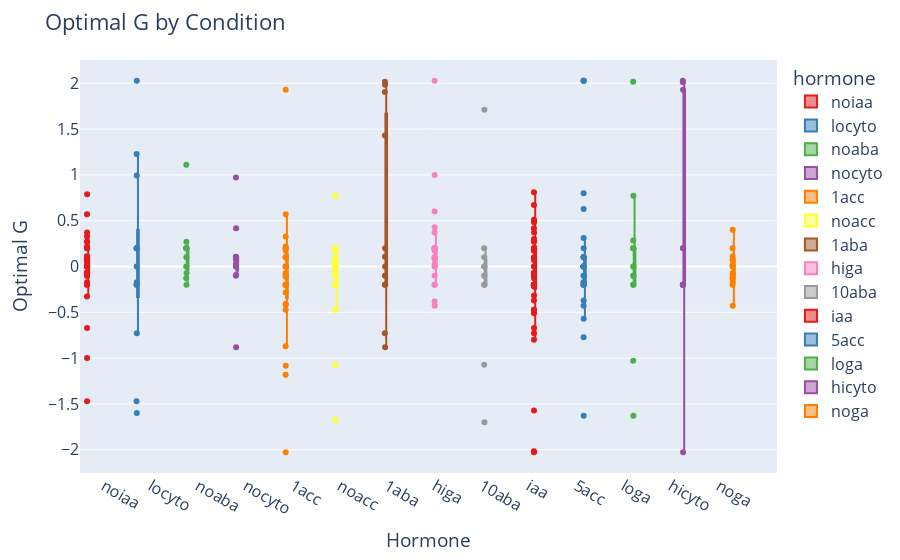

The code cell stored with this chart in its notebook:
### Code cell
# Base boxplot (like boxen, shows distribution)
fig = px.box(
    hormone_df,
    x="hormone",
    y="optimal G",
    color="hormone",                # hue
    points="all",                            # show all points like boxen
    color_discrete_sequence=px.colors.qualitative.Set1
)

# Layout tweaks
fig.update_layout(
    title="Optimal G by Condition",
    xaxis_title="Hormone",
    yaxis_title="Optimal G",
    font=dict(size=16),
    boxmode="group"
)

fig.show()

### Figure 1 — Plotly figure (JSON) as saved in the notebook; plotly's stock layout.template omitted (floating-point values rounded to 4 significant figures)
{"data": [{"alignmentgroup": "True", "boxpoints": "all", "hovertemplate": "hormone=%{x}<br>optimal G=%{y}<extra></extra>", "legendgroup": "noiaa", "marker": {"color": "rgb(228,26,28)"}, "name": "noiaa", "notched": false, "offsetgroup": "noiaa", "orientation": "v", "showlegend": true, "type": "box", "x": ["noiaa", "noiaa", "noiaa", "noiaa", "noiaa", "noiaa", "noiaa", "noiaa", "noiaa", "noiaa", "noiaa", "noiaa", "noiaa", "noiaa", "noiaa", "noiaa", "noiaa", "noiaa", "noiaa", "noiaa", "noiaa", "noiaa", "noiaa", "noiaa", "noiaa", "noiaa", "noiaa", "noiaa", "noiaa", "noiaa", "noiaa", "noiaa", "noiaa", "noiaa", "noiaa", "noiaa", "noiaa", "noiaa", "noiaa"], "x0": " ", "xaxis": "x", "y": [0.1, 0.2, 0.0887, 0.0, 0.0, -0.1, 0.0, 0.0714, 0.0, 0.2714, 0.1, 0.0714, 0.2, -0.1, -0.0714, -0.2, -1.471, -0.0714, 0.3714, 0.1, -0.0714, 0.0714, 0.2173, -0.6714, 0.5714, -0.0714, -0.1714, 0.0, -0.0714, 0.0714, 0.7887, -0.2, -1.0, 0.3286, 0.1113, -0.0714, 0.2714, 0.0286, -0.3286], "y0": " ", "yaxis": "y"}, {"alignmentgroup": "True", "boxpoints": "all", "hovertemplate": "hormone=%{x}<br>optimal G=%{y}<extra></extra>", "legendgroup": "locyto", "marker": {"color": "rgb(55,126,184)"}, "name": "locyto", "notched": false, "offsetgroup": "locyto", "orientation": "v", "showlegend": true, "type": "box", "x": ["locyto", "locyto", "locyto", "locyto", "locyto", "locyto", "locyto", "locyto", "locyto", "locyto", "locyto", "locyto", "locyto"], "x0": " ", "xaxis": "x", "y": [-0.2, 0.0, 0.2, -0.2, 0.2, 0.2, 2.029, -1.471, -1.6, -0.7286, -0.1714, 1.229, 0.994], "y0": " ", "yaxis": "y"}, {"alignmentgroup": "True", "boxpoints": "all", "hovertemplate": "hormone=%{x}<br>optimal G=%{y}<extra></extra>", "legendgroup": "noaba", "marker": {"color": "rgb(77,175,74)"}, "name": "noaba", "notched": false, "offsetgroup": "noaba", "orientation": "v", "showlegend": true, "type": "box", "x": ["noaba", "noaba", "noaba", "noaba", "noaba", "noaba", "noaba", "noaba", "noaba", "noaba", "noaba", "noaba"], "x0": " ", "xaxis": "x", "y": [0.2, 0.2, 0.2, 0.0, 0.2, -0.2, 1.111, 0.1, -0.1286, 0.2, -0.0714, 0.2714], "y0": " ", "yaxis": "y"}, {"alignmentgroup": "True", "boxpoints": "all", "hovertemplate": "hormone=%{x}<br>optimal G=%{y}<extra></extra>", "legendgroup": "nocyto", "marker": {"color": "rgb(152,78,163)"}, "name": "nocyto", "notched": false, "offsetgroup": "nocyto", "orientation": "v", "showlegend": true, "type": "box", "x": ["nocyto", "nocyto", "nocyto", "nocyto", "nocyto", "nocyto", "nocyto", "nocyto", "nocyto", "nocyto", "nocyto", "nocyto"], "x0": " ", "xaxis": "x", "y": [0.1, 0.0, 0.1, 0.0286, 0.9714, -0.1, -0.0887, 0.0827, 0.106, -0.8827, 0.0714, 0.4173], "y0": " ", "yaxis": "y"}, {"alignmentgroup": "True", "boxpoints": "all", "hovertemplate": "hormone=%{x}<br>optimal G=%{y}<extra></extra>", "legendgroup": "1acc", "marker": {"color": "rgb(255,127,0)"}, "name": "1acc", "notched": false, "offsetgroup": "1acc", "orientation": "v", "showlegend": true, "type": "box", "x": ["1acc", "1acc", "1acc", "1acc", "1acc", "1acc", "1acc", "1acc", "1acc", "1acc", "1acc", "1acc", "1acc", "1acc", "1acc", "1acc", "1acc", "1acc", "1acc", "1acc", "1acc", "1acc", "1acc", "1acc", "1acc", "1acc", "1acc", "1acc"], "x0": " ", "xaxis": "x", "y": [0.2, -0.1, 0.1, 0.1, -0.2, -0.2, 0.2, 0.0, 0.0, -1.083, 1.929, 0.1, 0.1714, -0.406, -2.029, -0.2, -0.2, -0.1113, -1.183, 0.5714, -0.0714, -0.8714, -0.4714, -0.2827, 0.2173, -0.4173, 0.3286, 0.0], "y0": " ", "yaxis": "y"}, {"alignmentgroup": "True", "boxpoints": "all", "hovertemplate": "hormone=%{x}<br>optimal G=%{y}<extra></extra>", "legendgroup": "noacc", "marker": {"color": "rgb(255,255,51)"}, "name": "noacc", "notched": false, "offsetgroup": "noacc", "orientation": "v", "showlegend": true, "type": "box", "x": ["noacc", "noacc", "noacc", "noacc", "noacc", "noacc", "noacc", "noacc", "noacc", "noacc", "noacc", "noacc", "noacc", "noacc", "noacc", "noacc", "noacc", "noacc", "noacc", "noacc", "noacc", "noacc", "noacc", "noacc", "noacc", "noacc", "noacc", "noacc", "noacc", "noacc"], "x0": " ", "xaxis": "x", "y": [-0.2, -0.2, -0.2, 0.0, -0.2, 0.0, 0.2, -0.2, -0.2, -0.2, 0.0286, 0.0, 0.1714, 0.0, -1.071, 0.0, 0.0714, 0.0173, 0.0, 0.2, -0.0714, 0.1, -0.4714, 0.2, 0.7714, -0.1, -1.671, 0.0286, 0.0714, -0.0173], "y0": " ", "yaxis": "y"}, {"alignmentgroup": "True", "boxpoints": "all", "hovertemplate": "hormone=%{x}<br>optimal G=%{y}<extra></extra>", "legendgroup": "1aba", "marker": {"color": "rgb(166,86,40)"}, "name": "1aba", "notched": false, "offsetgroup": "1aba", "orientation": "v", "showlegend": true, "type": "box", "x": ["1aba", "1aba", "1aba", "1aba", "1aba", "1aba", "1aba", "1aba", "1aba", "1aba", "1aba", "1aba"], "x0": " ", "xaxis": "x", "y": [0.0, 0.2, -0.2, -0.1, -0.2, 2.017, 1.429, -0.7286, 0.106, 1.983, -0.8827, 1.906], "y0": " ", "yaxis": "y"}, {"alignmentgroup": "True", "boxpoints": "all", "hovertemplate": "hormone=%{x}<br>optimal G=%{y}<extra></extra>", "legendgroup": "higa", "marker": {"color": "rgb(247,129,191)"}, "name": "higa", "notched": false, "offsetgroup": "higa", "orientation": "v", "showlegend": true, "type": "box", "x": ["higa", "higa", "higa", "higa", "higa", "higa", "higa", "higa", "higa", "higa", "higa", "higa", "higa", "higa", "higa", "higa", "higa", "higa", "higa", "higa", "higa", "higa"], "x0": " ", "xaxis": "x", "y": [0.2, -0.1, 0.1, 0.0, -0.2, 0.2, 0.2, 2.029, 0.0, -0.2, 0.0827, 0.1, -0.3827, 0.2, 0.4286, 1.0, 0.1714, 0.0286, -0.4286, 0.6, 0.3714, 0.1887], "y0": " ", "yaxis": "y"}, {"alignmentgroup": "True", "boxpoints": "all", "hovertemplate": "hormone=%{x}<br>optimal G=%{y}<extra></extra>", "legendgroup": "10aba", "marker": {"color": "rgb(153,153,153)"}, "name": "10aba", "notched": false, "offsetgroup": "10aba", "orientation": "v", "showlegend": true, "type": "box", "x": ["10aba", "10aba", "10aba", "10aba", "10aba", "10aba", "10aba", "10aba", "10aba", "10aba", "10aba"], "x0": " ", "xaxis": "x", "y": [0.0, -0.1, 0.2, 0.1, -0.1, -0.2, -0.2, -1.7, 1.711, -1.071, 0.0], "y0": " ", "yaxis": "y"}, {"alignmentgroup": "True", "boxpoints": "all", "hovertemplate": "hormone=%{x}<br>optimal G=%{y}<extra></extra>", "legendgroup": "iaa", "marker": {"color": "rgb(228,26,28)"}, "name": "iaa", "notched": false, "offsetgroup": "iaa", "orientation": "v", "showlegend": true, "type": "box", "x": ["iaa", "iaa", "iaa", "iaa", "iaa", "iaa", "iaa", "iaa", "iaa", "iaa", "iaa", "iaa", "iaa", "iaa", "iaa", "iaa", "iaa", "iaa", "iaa", "iaa", "iaa", "iaa", "iaa", "iaa", "iaa", "iaa", "iaa", "iaa", "iaa", "iaa", "iaa", "iaa", "iaa", "iaa", "iaa", "iaa", "iaa", "iaa", "iaa", "iaa", "iaa", "iaa", "iaa", "iaa", "iaa"], "x0": " ", "xaxis": "x", "y": [-0.2, -0.2, 0.2, -0.2, -0.2173, -0.2, 0.5, 0.1714, -0.2, 0.2, 0.5113, -0.0714, -0.3714, -0.7286, -0.5113, 0.6714, 0.0, -2.029, 0.1, -0.2, 0.2, 0.2714, 0.4173, -0.1, -0.2, -0.2, -0.4714, -0.6714, 0.8113, 0.3, -0.3173, 0.4827, -0.1286, -0.094, -0.4714, 0.0714, 0.0, 0.2, -0.8, -1.571, -0.0714, 0.3714, -2.017, 0.2827, 0.2827], "y0": " ", "yaxis": "y"}, {"alignmentgroup": "True", "boxpoints": "all", "hovertemplate": "hormone=%{x}<br>optimal G=%{y}<extra></extra>", "legendgroup": "5acc", "marker": {"color": "rgb(55,126,184)"}, "name": "5acc", "notched": false, "offsetgroup": "5acc", "orientation": "v", "showlegend": true, "type": "box", "x": ["5acc", "5acc", "5acc", "5acc", "5acc", "5acc", "5acc", "5acc", "5acc", "5acc", "5acc", "5acc", "5acc", "5acc", "5acc", "5acc", "5acc", "5acc", "5acc", "5acc", "5acc", "5acc", "5acc", "5acc", "5acc", "5acc", "5acc", "5acc", "5acc", "5acc", "5acc"], "x0": " ", "xaxis": "x", "y": [-0.2, 0.0, 0.2, -0.2, -0.2, 0.1, -0.1, 0.0, 0.8, -0.1, -0.7714, -1.629, 0.0, -0.5714, 0.0, 0.0, -0.4286, 0.0, 0.1, -0.1714, -0.2, 0.0, 0.6286, 2.029, 2.029, 0.3113, 2.029, -0.3714, 0.106, 0.0, -0.1714], "y0": " ", "yaxis": "y"}, {"alignmentgroup": "True", "boxpoints": "all", "hovertemplate": "hormone=%{x}<br>optimal G=%{y}<extra></extra>", "legendgroup": "loga", "marker": {"color": "rgb(77,175,74)"}, "name": "loga", "notched": false, "offsetgroup": "loga", "orientation": "v", "showlegend": true, "type": "box", "x": ["loga", "loga", "loga", "loga", "loga", "loga", "loga", "loga", "loga", "loga", "loga", "loga", "loga", "loga"], "x0": " ", "xaxis": "x", "y": [0.2, 0.2, 0.2, 2.017, -0.2, 0.0, -0.1, -0.1, 0.2827, -0.2, -1.029, -1.629, 0.0, 0.7714], "y0": " ", "yaxis": "y"}, {"alignmentgroup": "True", "boxpoints": "all", "hovertemplate": "hormone=%{x}<br>optimal G=%{y}<extra></extra>", "legendgroup": "hicyto", "marker": {"color": "rgb(152,78,163)"}, "name": "hicyto", "notched": false, "offsetgroup": "hicyto", "orientation": "v", "showlegend": true, "type": "box", "x": ["hicyto", "hicyto", "hicyto", "hicyto", "hicyto", "hicyto", "hicyto", "hicyto", "hicyto", "hicyto"], "x0": " ", "xaxis": "x", "y": [0.2, -0.2, -0.2, -0.2, 0.2, -0.2, 2.011, 2.029, -2.029, 1.929], "y0": " ", "yaxis": "y"}, {"alignmentgroup": "True", "boxpoints": "all", "hovertemplate": "hormone=%{x}<br>optimal G=%{y}<extra></extra>", "legendgroup": "noga", "marker": {"color": "rgb(255,127,0)"}, "name": "noga", "notched": false, "offsetgroup": "noga", "orientation": "v", "showlegend": true, "type": "box", "x": ["noga", "noga", "noga", "noga", "noga", "noga", "noga", "noga", "noga", "noga", "noga", "noga", "noga"], "x0": " ", "xaxis": "x", "y": [0.0, -0.2, 0.0, 0.1113, -0.0714, 0.2, -0.4286, -0.1714, -0.094, 0.0173, -0.1286, 0.0714, 0.4], "y0": " ", "yaxis": "y"}], "layout": {"autosize": true, "boxmode": "group", "font": {"size": 16}, "legend": {"title": {"text": "hormone"}, "tracegroupgap": 0}, "margin": {"t": 60}, "title": {"text": "Optimal G by Condition"}, "xaxis": {"anchor": "y", "autorange": true, "categoryarray": ["noiaa", "locyto", "noaba", "nocyto", "1acc", "noacc", "1aba", "higa", "10aba", "iaa", "5acc", "loga", "hicyto", "noga"], "categoryorder": "array", "domain": [0, 1], "range": [-0.5, 14.24], "title": {"text": "Hormone"}, "type": "category"}, "yaxis": {"anchor": "x", "autorange": true, "domain": [0, 1], "range": [-2.254, 2.254], "title": {"text": "Optimal G"}, "type": "linear"}}}
